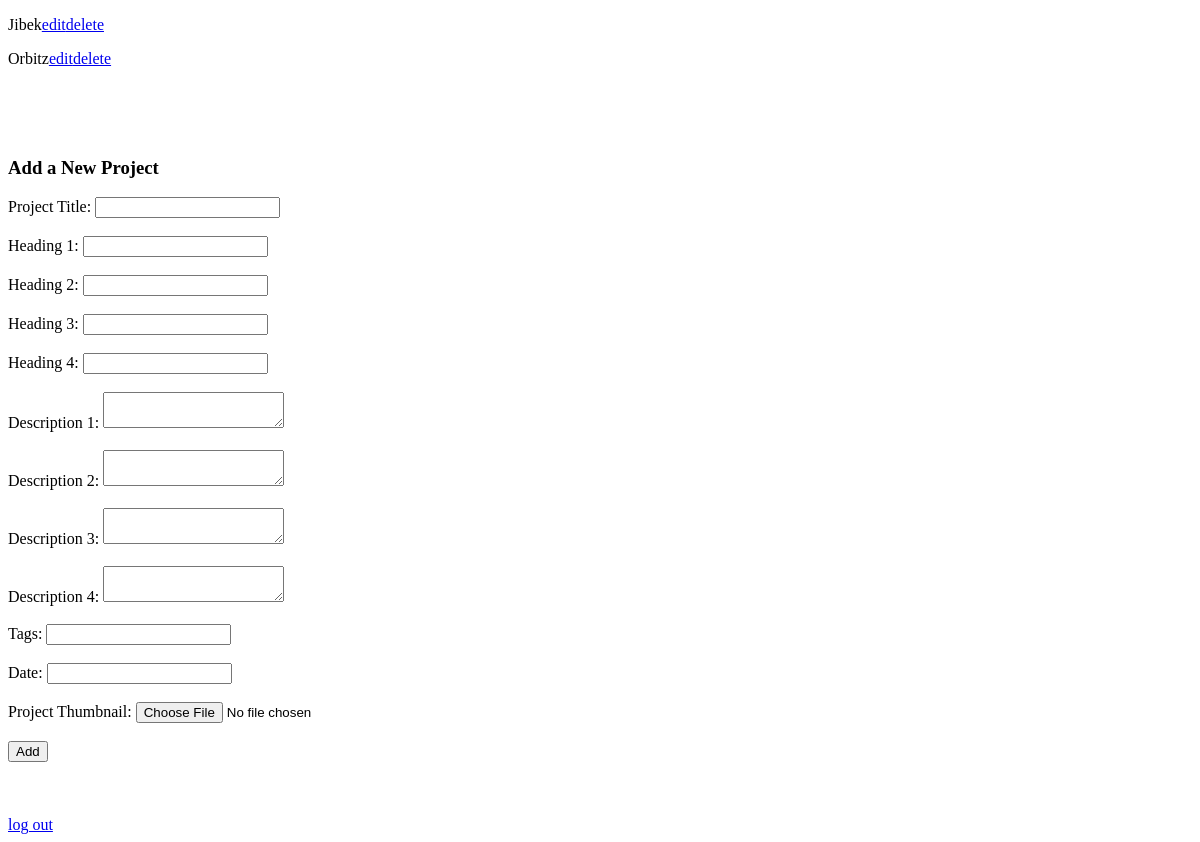
/admin/project_list.php, run on an earlier commit of the app's database.
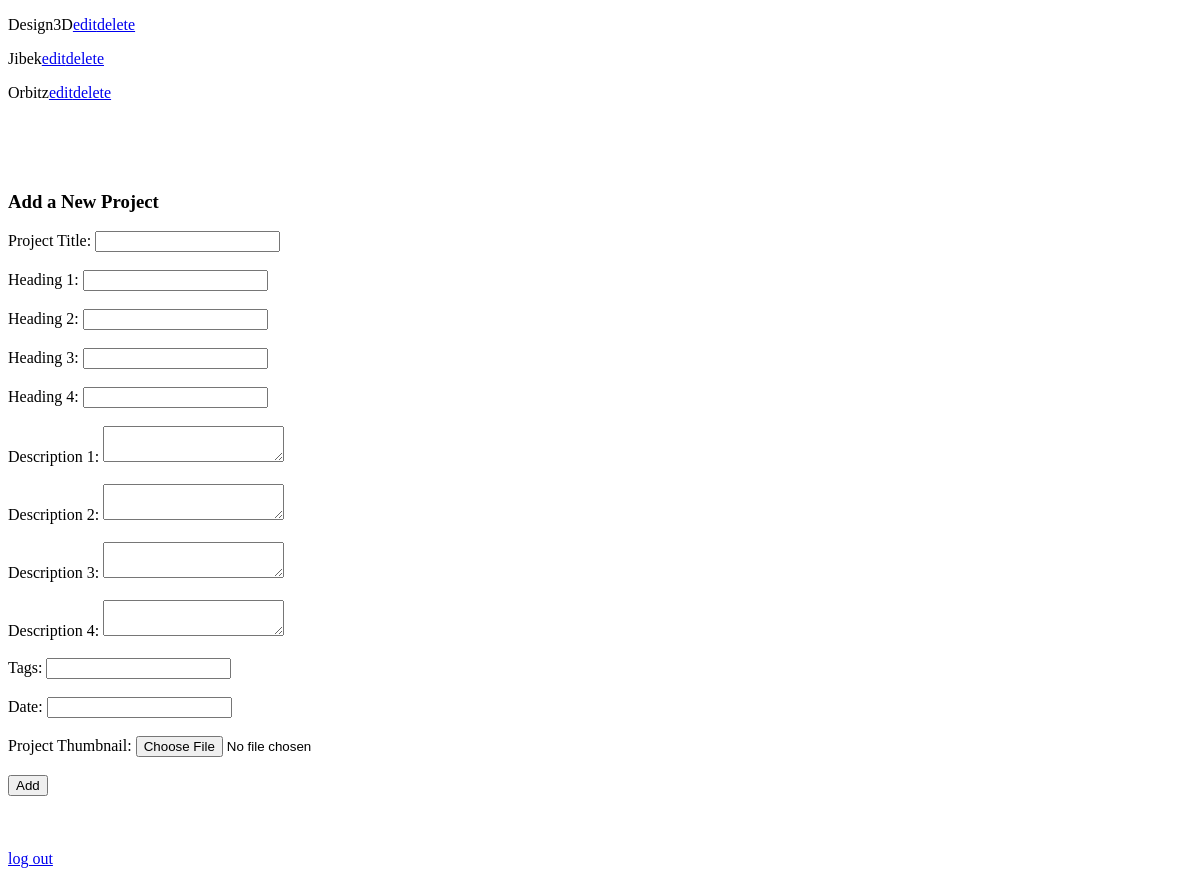
And on a later commit of the database.
### tables this page shows
CREATE TABLE `projects` (
  `id` int NOT NULL,
  `title` varchar(50) NOT NULL,
  `heading_1` varchar(50) NOT NULL,
  `heading_2` varchar(50) NOT NULL,
  `heading_3` varchar(50) NOT NULL,
  `heading_4` varchar(50) NOT NULL,
  `description_1` text NOT NULL,
  `description_2` text NOT NULL,
  `description_3` text NOT NULL,
  `description_4` text NOT NULL,
  `tags` varchar(255) NOT NULL,
  `date` varchar(50) NOT NULL
);

### admin/project_list.php (the view, shortened to what this page needs)
<!DOCTYPE html>
<html lang="en">
<?php
require_once('../includes/connect.php');
$stmt = $connect->prepare('SELECT id,title FROM projects ORDER BY title ASC');
$stmt->execute();
?>
<head>
</head>
<body>
<?php
while ($row = $stmt->fetch(PDO::FETCH_ASSOC)) {
  echo  '<p class="project-list">'.
  $row['title'].
  '<a href="edit_project_form.php?id='.$row['id'].'">edit</a>'.
  '<a href="delete_project.php?id='.$row['id'].'">delete</a></p>';
}
?>
<br><br><br>
<h3>Add a New Project</h3>
<form action="add_project.php" method="post" enctype="multipart/form-data">
    <label for="title">Project Title: </label>
    <input name="title" type="text" id="title" required><br><br>
    <label for="heading_1">Heading 1: </label>
    <input name="heading_1" type="text" id="heading_1" required><br><br>
    <label for="heading_2">Heading 2: </label>
    <input name="heading_2" type="text" id="heading_2" required><br><br>
    <label for="heading_3">Heading 3: </label>
    <input name="heading_3" type="text" id="heading_3" required><br><br>
    <label for="heading_4">Heading 4: </label>
    <input name="heading_4" type="text" id="heading_4" required><br><br>
    <label for="description_1">Description 1: </label>
    <textarea name="description_1" id="description_1" required></textarea><br><br>
    <label for="description_2">Description 2: </label>
    <textarea name="description_2" id="description_2" required></textarea><br><br>
    <label for="description_3">Description 3: </label>
    <textarea name="description_3" id="description_3" required></textarea><br><br>
    <label for="description_4">Description 4: </label>
    <textarea name="description_4" id="description_4" required></textarea><br><br>
    <label for="tags">Tags: </label>
    <input name="tags" type="text" id="tags" required><br><br>
    <label for="date">Date: </label>
    <input name="date" type="text" id="date" required><br><br>
    <label for="thumb">Project Thumbnail: </label>
    <input name="thumb" type="file" id="thumb" required><br><br>
    <input name="submit" type="submit" value="Add">
</form>
<br><br><br>
<a href="logout.php">log out</a>
</body>
</html>

What changed in the data, as far as the page shows it:
added projects: title "Design3D"
